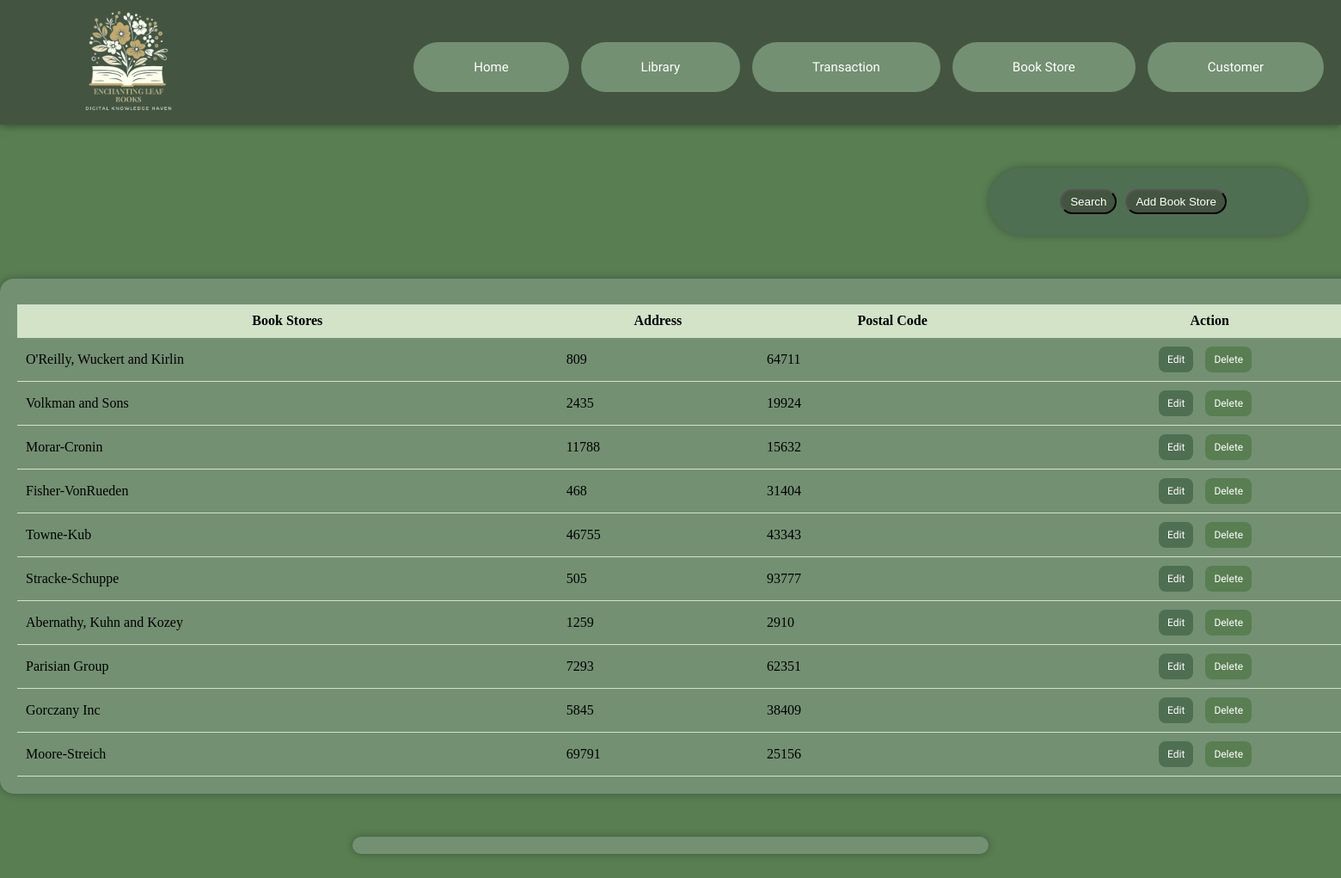
Page /bookstore_list/ on the committed database.
### dartaapp/models.py (models this page shows, shortened)
class BaseModel (models.Model) :
    created_at = models.DateTimeField(auto_now_add=True, db_index=True)
    updated_at = models.DateTimeField(auto_now=True)
    class Meta:
        abstract = True

class BookStore (BaseModel) :
    bookstore_name = models.CharField(max_length=100, null=True, blank=True)
    address = models.CharField(max_length=250, null=True, blank=True)
    postal_code = models.IntegerField(null=True, blank=True)

### dartaapp/views.py (the view)
# urls.py: path('bookstore_list/', BookStoreListView.as_view(), name='bookstore-list'),
class BookStoreListView(ListView):
    model = BookStore
    content_object_name = 'bookstore'
    template_name = "bookstore.html"
    paginate_by = 10
    def get_queryset(self):
        return BookStore.objects.order_by('-created_at')

### dartaapp/templates/bookstore.html (shortened to what this page needs)
{% extends 'base.html' %}
{% load static %}
  {% block content %}
  <div class="bar-base-container">
    <a href="{% url 'bookstore-search' %}"><button>Search</button></a>
    <a href="{% url 'bookstore-add' %}"><button>Add Book Store</button></a>
  </div>
  <div class="box-container">
    <table>
        <thead>
            <th>Book Stores</th>
            <th>Address</th>
            <th>Postal Code</th>
            <th class="action">Action</th>
        </thead>
        {% for store in object_list %}
        <tbody>
          <tr>
            <td>{{ store.bookstore_name }}</td>
            <td>{{ store.address }}</td>
            <td>{{ store.postal_code }}</td>
            <td class="action">
              <a href="{{ store.id }}"><button class="btn-update-table">Edit</button></a>
              <a href="{{ store.id }}/delete"><button class="btn-delete-table">Delete</button></a>
            </td>
          </tr>
        </tbody>
        {% endfor %}
    </table>
  </div>
  {% include 'includes/pagination.html'%}
  {% endblock %}

### dartaapp/templates/base.html (shortened to what this page needs)
{% load static %}
<!DOCTYPE html>
<html lang="en">
<head>
    <link rel="stylesheet" href="{% static 'css/style.css'%}">
</head>
<body>
  {%include 'includes/header.html'%}
  {% block content %}{% endblock %}
</body>
</html>

### dartaapp/templates/includes/header.html
{% load static %}
<header>
        <div class="logo-container">
          <img src="{% static 'image/logo.png'%}" alt="Enchanting Leaf Books">
        </div>
        <nav>
            <ul>
                <li><a href="{% url 'home'%}">Home</a></li>
                <li><a href="{% url 'bookdetails-list'%}">Library</a></li>
                <li><a href="{% url 'transaction-list'%}">Transaction</a></li>
                <li><a href="{% url 'bookstore-list'%}">Book Store</a></li>
                <li><a href="{% url 'customer-list'%}">Customer</a></li>
            </ul>
        </nav>
    </header>

### dartaapp/templates/includes/pagination.html (shortened to what this page needs)
<div class="page-container">
</div>

### dartaapp/static/css/style.css (style rules this page uses)
body { margin: 0; background-color: #597E52; }
header { background-color: #435540; color: #fff; padding: 10px; text-align: center; justify-content: space-between; align-items: center; display: flex; box-shadow: 0 0 10px rgba(0, 0, 0, 0.5); }
.logo-container img { width: 40%; height: auto; }
header nav { margin-top: 10px; }
header nav ul { list-style-type: none; padding: 0; margin: 0; }
header nav ul li { display: inline; margin-right: 10px; font-size: 15px; font-family: 'Rubik Doodle Shadow'; }
header nav a { background-color: #739072; padding: 20px 70px; text-decoration: none; color: #ffffff; border-radius: 5vh; }
div.page-container { width: 90vh; height: auto; background-color: #739072; padding: 10px; margin: 50px auto; box-shadow: 0 0 10px rgba(0, 0, 0, 0.3); border-radius: 10vh; }
.box-container { width: 200vh; height: auto; background-color: #739072; padding: 20px; margin: 50px auto; box-shadow: 0 0 10px rgba(0, 0, 0, 0.3); border-radius: 2vh; display: flex; }
table { width: 100%; border-collapse: collapse; margin-top: 10px; }
th, td { border-bottom: 1px solid #D2E3C8; padding: 10px; }
.action { text-align: center; }
.btn-update-table { font-family: 'Rubik Doodle Shadow'; background-color: #4F6F52; color: #fff; padding: 8px 10px; border: none; border-radius: 1vh; cursor: pointer; font-size: 12px; }
.btn-delete-table { font-family: 'Rubik Doodle Shadow'; background-color: #597E52; color: #fff; padding: 8px 10px; border: none; border-radius: 1vh; cursor: pointer; font-size: 12px; }
th { background-color: #D2E3C8; text-align: center; }
.bar-base-container { width: 40vh; height: auto; background-color: #4F6F52; padding: 25px; margin: 50px auto; box-shadow: 0 0 10px rgba(0, 0, 0, 0.3); border-radius: 5vh; justify-content: center; display: flex; margin-right: 5vh; }
button { background-color: #435540; border-radius: 5vh; color: #ffffff; padding: 5px 10px; margin-right: 10px; }

### rows in the picture
BookStore: bookstore_name "O'Reilly, Wuckert and Kirlin", address "809", postal_code "64711"
BookStore: bookstore_name "Volkman and Sons", address "2435", postal_code "19924"
BookStore: bookstore_name "Morar-Cronin", address "11788", postal_code "15632"
BookStore: bookstore_name "Fisher-VonRueden", address "468", postal_code "31404"
BookStore: bookstore_name "Towne-Kub", address "46755", postal_code "43343"
BookStore: bookstore_name "Stracke-Schuppe", address "505", postal_code "93777"
BookStore: bookstore_name "Abernathy, Kuhn and Kozey", address "1259", postal_code "2910"
BookStore: bookstore_name "Parisian Group", address "7293", postal_code "62351"
BookStore: bookstore_name "Gorczany Inc", address "5845", postal_code "38409"
BookStore: bookstore_name "Moore-Streich", address "69791", postal_code "25156"
